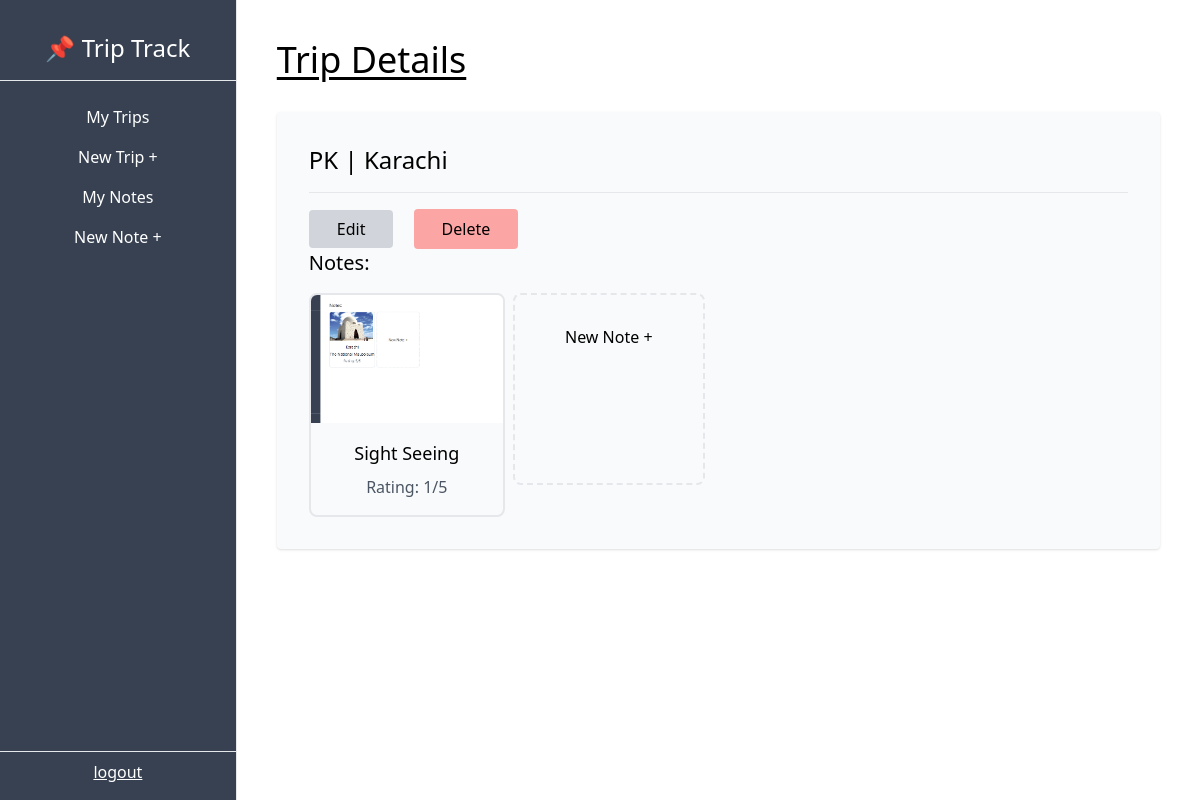
Screenshot of /dashboard/trip/1/ with the database file from the repository.
### trip/models.py (models this page shows, shortened)
class Trip(models.Model):
    city = models.CharField(max_length=50)
    country = models.CharField(max_length=2)
    start_date = models.DateField(blank=True, null=True)
    end_date = models.DateField(blank=True, null=True)
    owner = models.ForeignKey(User, on_delete=models.CASCADE, related_name='trips')

class Note(models.Model):
    EXCURSIONS = (
        ('event', 'Event'),
        ('dining', 'Dining'),
        ('experience', 'Experience'),
        ('general', 'General'),
    )
    trip = models.ForeignKey(Trip, on_delete=models.CASCADE, related_name='notes')
    name = models.CharField(max_length=100)
    description = models.TextField()
    type = models.CharField(max_length=100, choices=EXCURSIONS)
    img = models.ImageField(upload_to='notes', blank=True, null=True)
    rating = models.PositiveSmallIntegerField(default=1, validators=[MaxValueValidator(5)])

### trip/views.py (the view)
# urls.py: path("dashboard/trip/<int:pk>/",TripDetailView.as_view(), name='trip-detail'),
class TripDetailView(DetailView):
    model = Trip
    def get_context_data(self, **kwargs):
        context = super().get_context_data(**kwargs)
        trip = context['object']
        notes = trip.notes.all()
        context['notes'] = notes
        return context

### trip/templates/trip/trip_detail.html (shortened to what this page needs)
{% extends 'trip/_base.html' %}
{% block content %}
<h1 class="text-4xl underline underline-offset-4 mb-8">Trip Details</h1>
    <div class="bg-gray-50 p-8 rounded shadow my-4">
        <p class="text-2xl">{{trip.country}} | {{trip.city}}</p>
        <hr class="my-4">
        <a class="px-7 py-2 bg-gray-300 rounded md:mr-4 hover:bg-gray-200" href="{% url 'trip-update' trip.pk %}">Edit</a>
            <form class="inline" action="{% url 'trip-delete' trip.pk %}" method="POST">
                <input type="submit" class="px-7 py-2 bg-red-300 rounded hover:bg-red-200 hover:cursor-pointer" value="Delete" />
            </form>
        <h3 class="text-xl pb-4">Notes:</h3>
        <div class="flex gap-2 flex-wrap">
            {% for note in notes %}
            <a href="{% url 'note-detail' note.pk %}">
                <div class="border-2 rounded-lg pb-4 hover:shadow">
                    <img class="w-48 h-32 object-cover overflow-hidden rounded-t-md" src="{{note.img.url}}" alt="{{note.name}}">
                    <p class="text-center mt-4 text-lg">{{note.name}}</p>
                    <p class="text-center mt-2 text-gray-600">Rating: {{note.rating}}/5</p>
                </div>
            </a>
            {% endfor %}
                <div class="border-2 border-dashed rounded-lg hover:shadow w-48 h-48 flex justify-center items-center">
                    <p class="min-h-32">New Note +</p>
                </div>
        </div>
    </div>
{% endblock content %}

### rows the page displays
Trip: country "PK", city "Karachi"
Note: img (picture), name "Sight Seeing", rating "1"
